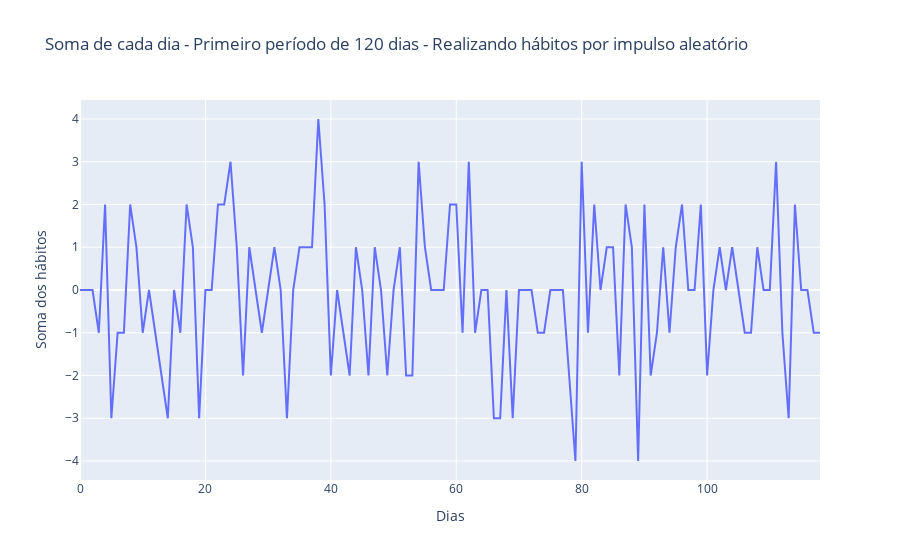

Source (notebook cell):
### Code cell
px.line(habitos, x=habitos.index, y=habitos['soma'], 
        labels={'index':'Dias', 'soma':'Soma dos hábitos'}, 
        title='Soma de cada dia - Primeiro período de 120 dias - Realizando hábitos por impulso aleatório')

### Figure 1 — Plotly figure (JSON) as saved in the notebook; plotly's stock layout.template omitted (floating-point values rounded to 4 significant figures)
{"data": [{"hovertemplate": "Dias=%{x}<br>Soma dos hábitos=%{y}<extra></extra>", "legendgroup": "", "line": {"color": "#636efa", "dash": "solid"}, "marker": {"symbol": "circle"}, "mode": "lines", "name": "", "orientation": "v", "showlegend": false, "type": "scatter", "x": [0, 1, 2, 3, 4, 5, 6, 7, 8, 9, 10, 11, 12, 13, 14, 15, 16, 17, 18, 19, 20, 21, 22, 23, 24, 25, 26, 27, 28, 29, 30, 31, 32, 33, 34, 35, 36, 37, 38, 39, 40, 41, 42, 43, 44, 45, 46, 47, 48, 49, 50, 51, 52, 53, 54, 55, 56, 57, 58, 59, 60, 61, 62, 63, 64, 65, 66, 67, 68, 69, 70, 71, 72, 73, 74, 75, 76, 77, 78, 79, 80, 81, 82, 83, 84, 85, 86, 87, 88, 89, 90, 91, 92, 93, 94, 95, 96, 97, 98, 99, 100, 101, 102, 103, 104, 105, 106, 107, 108, 109, 110, 111, 112, 113, 114, 115, 116, 117, 118], "xaxis": "x", "y": [0, 0, 0, -1, 2, -3, -1, -1, 2, 1, -1, 0, -1, -2, -3, 0, -1, 2, 1, -3, 0, 0, 2, 2, 3, 1, -2, 1, 0, -1, 0, 1, 0, -3, 0, 1, 1, 1, 4, 2, -2, 0, -1, -2, 1, 0, -2, 1, 0, -2, 0, 1, -2, -2, 3, 1, 0, 0, 0, 2, 2, -1, 3, -1, 0, 0, -3, -3, 0, -3, 0, 0, 0, -1, -1, 0, 0, 0, -2, -4, 3, -1, 2, 0, 1, 1, -2, 2, 1, -4, 2, -2, -1, 1, -1, 1, 2, 0, 0, 2, -2, 0, 1, 0, 1, 0, -1, -1, 1, 0, 0, 3, -1, -3, 2, 0, 0, -1, -1], "yaxis": "y"}], "layout": {"autosize": true, "legend": {"tracegroupgap": 0}, "title": {"text": "Soma de cada dia - Primeiro período de 120 dias - Realizando hábitos por impulso aleatório"}, "xaxis": {"anchor": "y", "autorange": true, "domain": [0, 1], "range": [0, 118], "title": {"text": "Dias"}, "type": "linear"}, "yaxis": {"anchor": "x", "autorange": true, "domain": [0, 1], "range": [-4.444, 4.444], "title": {"text": "Soma dos hábitos"}, "type": "linear"}}}
